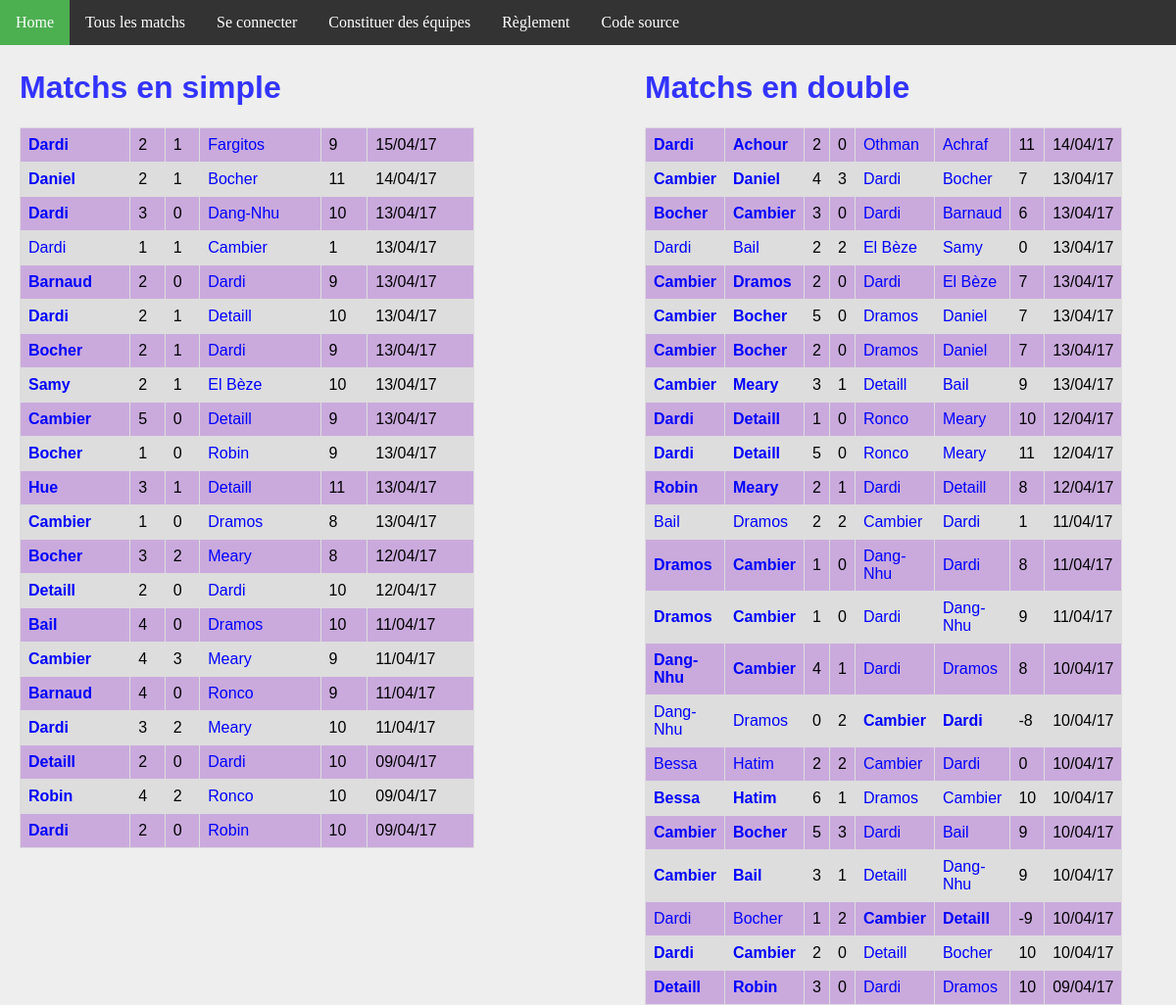
The app's page /matchs/, older data.
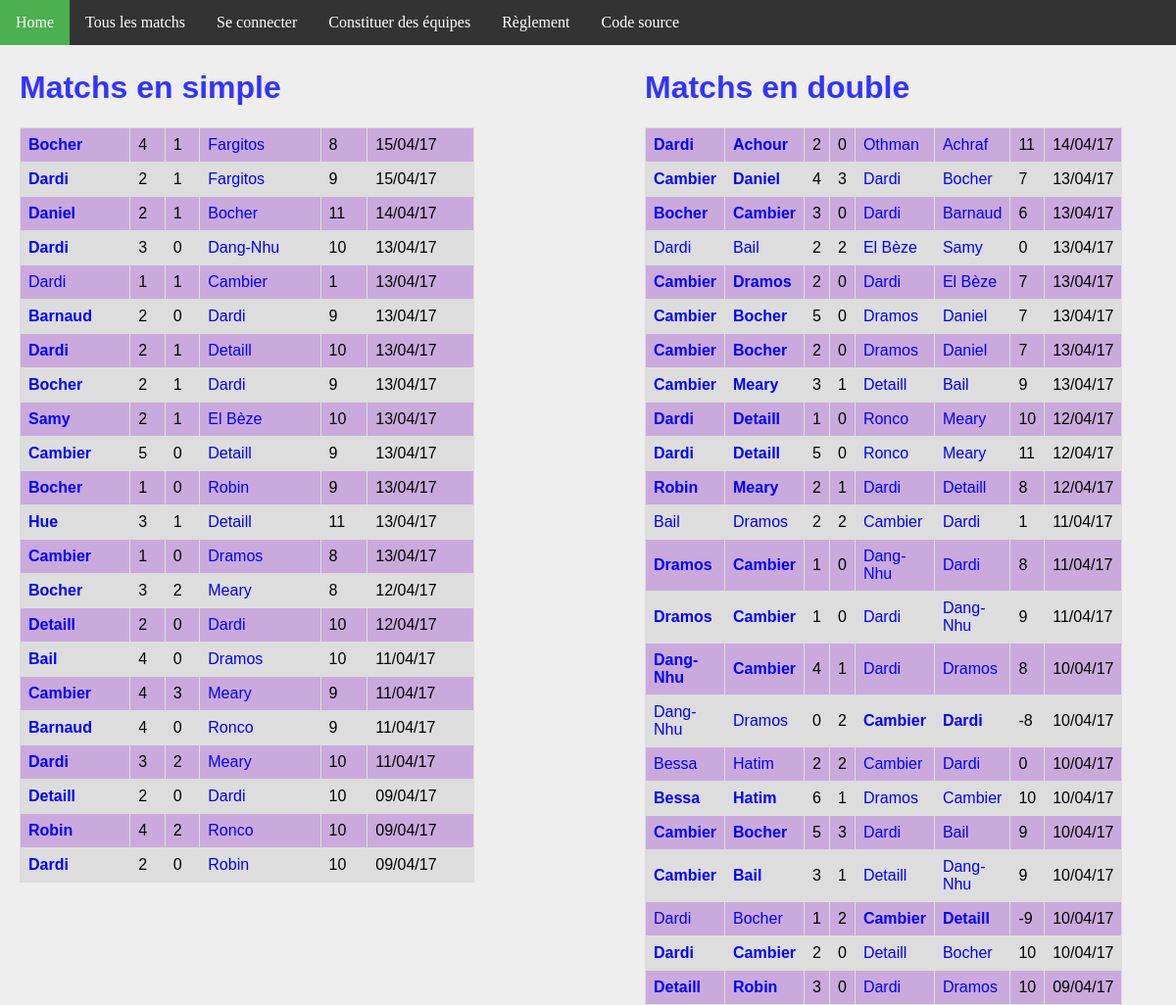
The same page, newer data.
### ranking/models.py (models this page shows, shortened)
class MatchSimple(models.Model):
    domicile = models.ForeignKey('Joueur', related_name = 'dom')
    exterieur = models.ForeignKey('Joueur', related_name = 'exte')
    date = models.DateTimeField(auto_now_add=True)
    buts_domicile = models.IntegerField(default=0)
    buts_exterieur = models.IntegerField(default=0)
    points = models.IntegerField(default=0)
    @property
    def winner(self):
        if self.buts_domicile > self.buts_exterieur:
            return 1.
        elif self.buts_domicile < self.buts_exterieur:
            return 0.
        else:
            return 0.5

class Joueur(models.Model):
    user = models.OneToOneField(User, on_delete=models.CASCADE)
    pseudo = models.CharField(max_length = 50, default="Pax lambda")
    simple_score = models.IntegerField(default=100)
    simple_rang = models.IntegerField(default=0)
    simple_victoires = models.IntegerField(default=0)
    simple_nuls = models.IntegerField(default=0)
    simple_defaites = models.IntegerField(default=0)
    simple_buts_pour = models.IntegerField(default=0)
    simple_buts_contre = models.IntegerField(default=0)
    double_score = models.IntegerField(default=100)
    double_rang = models.IntegerField(default=0)
    double_victoires = models.IntegerField(default=0)
    double_nuls = models.IntegerField(default=0)
    double_defaites = models.IntegerField(default=0)
    double_buts_pour = models.IntegerField(default=0)
    double_buts_contre = models.IntegerField(default=0)

class MatchDouble(models.Model):
    domicile_1 = models.ForeignKey('Joueur', related_name = 'dom1')
    domicile_2 = models.ForeignKey('Joueur', related_name = 'dom2')
    exterieur_1 = models.ForeignKey('Joueur', related_name = 'exte1')
    exterieur_2 = models.ForeignKey('Joueur', related_name = 'exte2')
    date = models.DateTimeField(auto_now_add=True)
    buts_domicile = models.IntegerField(default=0)
    buts_exterieur = models.IntegerField(default=0)
    points = models.IntegerField(default=0)
    @property
    def winner(self):
        if self.buts_domicile > self.buts_exterieur:
            return 1.
        elif self.buts_domicile < self.buts_exterieur:
            return 0.
        else:
            return 0.5

### ranking/views.py (the view)
# urls.py: url(r'^matchs/$', views.all_matchs, name='matchs'),
def all_matchs(request):
    context = {
        'simple_matchs': MatchSimple.objects.order_by('-date').all(),
        'double_matchs': MatchDouble.objects.order_by('-date').all(),
    }
    return render(request, 'all_matchs.html', context)

### ranking/templates/all_matchs.html
{% extends 'base.html' %}
{% block body %}
<div id="column1" style="float:left; margin:0; width:40%;">
    <h1>Matchs en simple</h1>
    <table>
        {% for m in simple_matchs %}
        <tr>
            <td {% if m.winner == 1 %} style='font-weight:bold'{% endif %} >
                <a href="{% url 'joueur' m.domicile.id %}">{{m.domicile.pseudo}}</a>
            </td>
            <td>{{m.buts_domicile}}</td>
            <td>{{m.buts_exterieur}}</td>
            <td {% if m.winner == 0 %} style='font-weight:bold'{% endif %} >
                <a href="{% url 'joueur' m.exterieur.id %}">{{m.exterieur.pseudo}}</a>
            </td>
            <td>{{m.points}}</td>
            <td>{{m.date | date:'d/m/y'}}</td>
        </tr>
        {% endfor %}
    </table>
</div>
<div id="column2" style="float:left; margin-left:15%;width:40%;">
<h1>Matchs en double</h1>
<table>
    {% for m in double_matchs %}
    <tr>
        <td {% if m.winner == 1 %} style='font-weight:bold'{% endif %} >
            <a class="joueur" href="{% url 'joueur' m.domicile_1.id %}">{{m.domicile_1.pseudo}}</a>
        </td>
        <td {% if m.winner == 1 %} style='font-weight:bold'{% endif %} >
            <a class="joueur" href="{% url 'joueur' m.domicile_2.id %}">{{m.domicile_2.pseudo}}</a>
        </td>
        <td>{{m.buts_domicile}}</td>
        <td>{{m.buts_exterieur}}</td>
        <td {% if m.winner == 0 %} style='font-weight:bold'{% endif %} >
            <a class='joueur' href="{% url 'joueur' m.exterieur_1.id %}">{{m.exterieur_1.pseudo}}</a>
        </td>
        <td {% if m.winner == 0 %} style='font-weight:bold'{% endif %} >
            <a class='joueur' href="{% url 'joueur' m.exterieur_2.id %}">{{m.exterieur_2.pseudo}}</a>
        </td>
        <td>{{m.points}}</td>
        <td>{{m.date | date:'d/m/y'}}</td>
    </tr>
    {% endfor %}
</table>
</div>
{% endblock %}

Row changes from the older to the newer data that the page shows:
added MatchSimple: domicile.pseudo "Bocher", buts_domicile "4", buts_exterieur "1", exterieur.pseudo "Fargitos", points "8", date "15/04/17"
